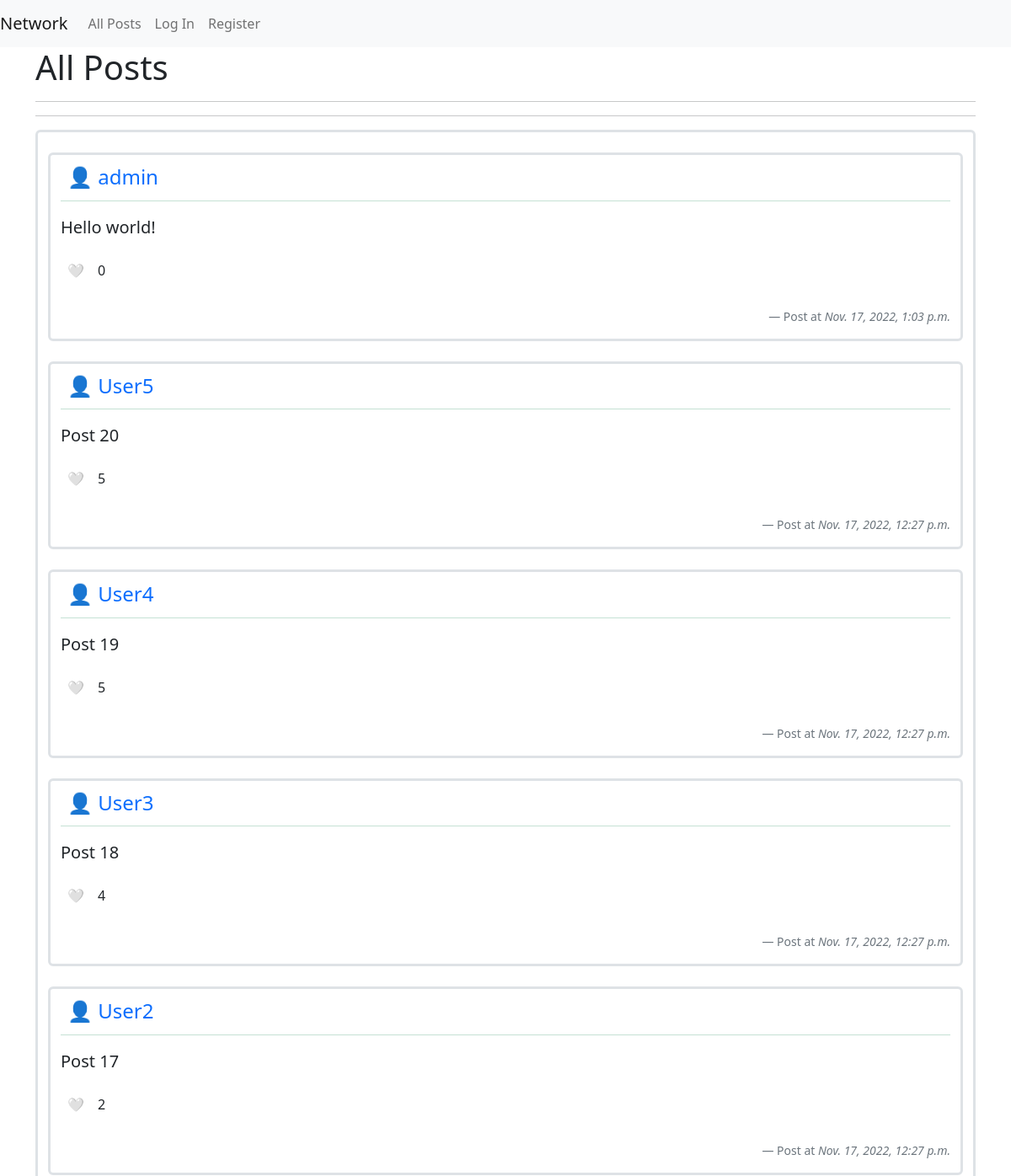
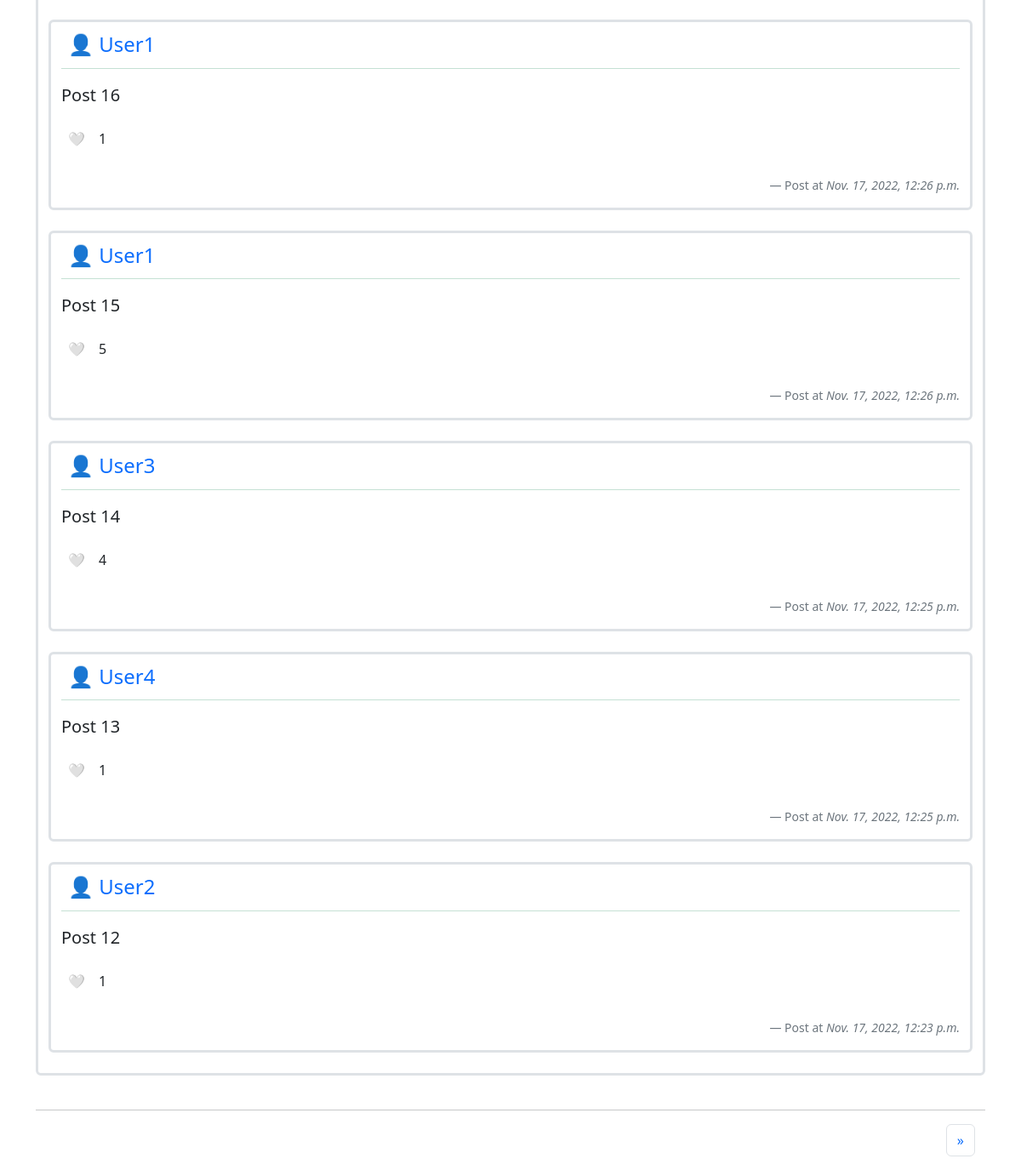
The page / on the database its author committed (2 pictures, top to bottom).
### network/models.py (models this page shows, shortened)
class Posts(models.Model):
    user = models.ForeignKey(
        User, on_delete=models.CASCADE, related_name="poster")
    content = models.CharField(max_length=128)
    created_time = models.DateTimeField(auto_now_add=True)
    liker = models.ManyToManyField(User, blank=True, related_name="liked_post")

class User(AbstractUser):
    pass

### network/views.py (the view)
# urls.py: path("", views.index, name="index"),
def index(request):
    posts = Posts.objects.all().order_by("-created_time")
    paginator = Paginator(posts, 10)
    page_number = request.GET.get("page")
    page_obj = paginator.get_page(page_number)
    return render(request, "network/index.html", {
        "page_obj": page_obj
    })

### network/templates/network/index.html (shortened to what this page needs)
{% extends "network/layout.html" %}
{% block body %}
    <h1>All Posts</h1>
    <hr>
    <hr>
    <div class="container-lg border border-3 rounded">
        <br>
        {% for post in page_obj.object_list %}
            <div class="container-lg border border-3 rounded">
                <div class="d-flex">
                    <div class="p-2 flex-grow-1 fs-4">
                        <a href="{% url 'user_profile' post.user.id %}" id="poster">
                            👤 {{ post.user }}
                        </a>
                    </div>
                    <div class="p-2 align-self-end">
                    </div>
                </div>
                <div class="text-success">
                    <hr style="margin-top:0.1em">
                </div>
                <div id="post-content_{{ post.id }}">
                    <p id="contentArea_{{ post.id }}" class="fs-5">
                        {{ post.content }}
                    </p>
                </div>
                <div>
                    <div class="d-flex mb-3">
                        <div class="p-2 like-area" id="like-area_{{ post.id }}">
                            {% if user.is_authenticated %}
                                {% if user in post.liker.all %}
                                    <div id="unlike_{{ post.id }}" class="unlike" data-id="{{ post.id }}">❤️</div>
                                {% else %}
                                    <div id="like_{{ post.id }}" class="like" data-id="{{ post.id }}">🤍</div>
                                {% endif %}
                            {% else %}
                                <div>🤍</div>
                            {% endif %}
                        </div>
                        <div class="p-2" id="like-count_{{ post.id }}">{{ post.liker.all|length }}</div>
                    </div>
                    <br>
                    <footer class="blockquote-footer" style="text-align:right">Post at <cite title="Source Title">{{ post.created_time }}</cite></footer>
                </div>
            </div>
            <br>
        {% endfor %}
    </div>
    <br><hr>
    <div class="container">
        <div class="row">
            <div class="col">
            </div>
            <div class="col-6">
            </div>
            <div class="col">
                <nav aria-label="Page navigation example">
                    <ul class="pagination justify-content-end">
                        {% if page_obj.has_next %}
                        <li class="page-item">
                            <a class="page-link" href="?page={{ page_obj.next_page_number }}" aria-label="Next">
                                <span aria-hidden="true">&raquo;</span>
                            </a>
                        </li>
                        {% endif %}
                    </ul>
                </nav>
            </div>
        </div>
    </div>
{% endblock %}

### network/templates/network/layout.html (shortened to what this page needs)
{% load static %}
<!DOCTYPE html>
<html lang="en">
    <head>
        <link href="{% static 'network/styles.css' %}" rel="stylesheet">
        <link href="https://cdn.jsdelivr.net/npm/bootstrap@5.2.2/dist/css/bootstrap.min.css" rel="stylesheet"
>
    </head>
    <body>
        <nav class="navbar navbar-expand-lg navbar-light bg-light">
            <a class="navbar-brand" href="#">Network</a>
            <div>
              <ul class="navbar-nav mr-auto">
                <li class="nav-item">
                  <a class="nav-link" href="{% url 'index' %}">All Posts</a>
                </li>
                {% if user.is_authenticated %}
                    <li class="nav-item">
                        <a class="nav-link" href="{% url 'following_page' %}">Following</a>
                    </li>
                    <li class="nav-item">
                        <a class="nav-link" href="{% url 'logout' %}">Log Out</a>
                    </li>
                {% else %}
                    <li class="nav-item">
                        <a class="nav-link" href="{% url 'login' %}">Log In</a>
                    </li>
                    <li class="nav-item">
                        <a class="nav-link" href="{% url 'register' %}">Register</a>
                    </li>
                {% endif %}
              </ul>
            </div>
          </nav>
        <div class="body container-lg">
            {% block body %}
            {% endblock %}
        </div>
    </body>
</html>

### network/static/network/styles.css (style rules this page uses)
#poster, .edit { text-decoration: none; }

### rows shown on the page
Posts: user "admin", content "Hello world!", liker.all|length "0", created_time "Nov. 17, 2022, 1:03 p.m."
Posts: user "User5", content "Post 20", liker.all|length "5", created_time "Nov. 17, 2022, 12:27 p.m."
Posts: user "User4", content "Post 19", liker.all|length "5", created_time "Nov. 17, 2022, 12:27 p.m."
Posts: user "User3", content "Post 18", liker.all|length "4", created_time "Nov. 17, 2022, 12:27 p.m."
Posts: user "User2", content "Post 17", liker.all|length "2", created_time "Nov. 17, 2022, 12:27 p.m."
Posts: user "User1", content "Post 16", liker.all|length "1", created_time "Nov. 17, 2022, 12:26 p.m."
Posts: user "User1", content "Post 15", liker.all|length "5", created_time "Nov. 17, 2022, 12:26 p.m."
Posts: user "User3", content "Post 14", liker.all|length "4", created_time "Nov. 17, 2022, 12:25 p.m."
Posts: user "User4", content "Post 13", liker.all|length "1", created_time "Nov. 17, 2022, 12:25 p.m."
Posts: user "User2", content "Post 12", liker.all|length "1", created_time "Nov. 17, 2022, 12:23 p.m."
